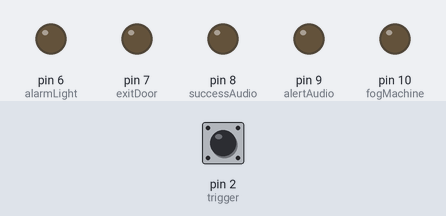
Simulated run of this sketch. Board: Arduino Uno, built with avr-gcc and run on an emulated ATmega328P. Shown: output pins drawn as LEDs (lit = HIGH). The test bench sets the inputs (shaded band); at power-on: pin 2 (trigger) HIGH.

Above: at 1.2 s.
1.3 s: pin 2 (trigger) pulled LOW for 0.15 s
At 2.4 s:
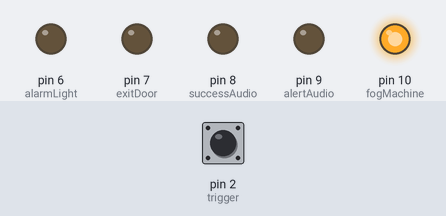
4.4 s: pin 2 (trigger) pulled LOW for 1 s
At 5.9 s:
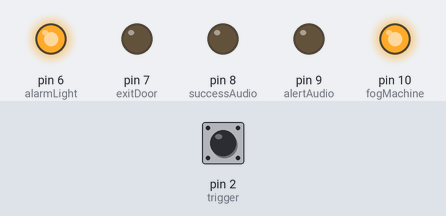
7.8 s: pin 2 (trigger) pulled LOW for 3.2 s
At 10.06 s:
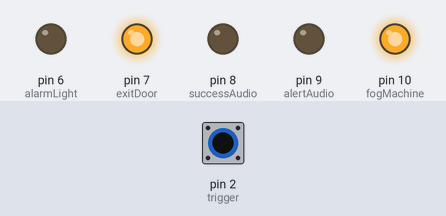
14.0 s: pin 2 (trigger) pulled LOW for 0.15 s
At 14.5 s:
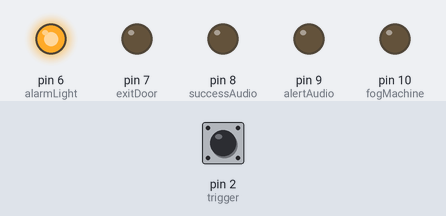
15.6 s: pin 2 (trigger) pulsed LOW 5 times (0.12 s each, 0.3 s apart)
At 17.85 s:
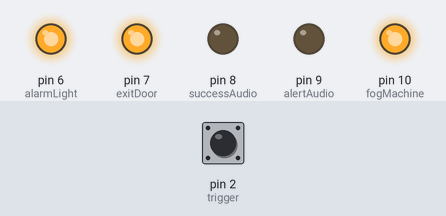
Timing chart, 0 to 22.1 s (numbered marks = the images above; inputs shaded):
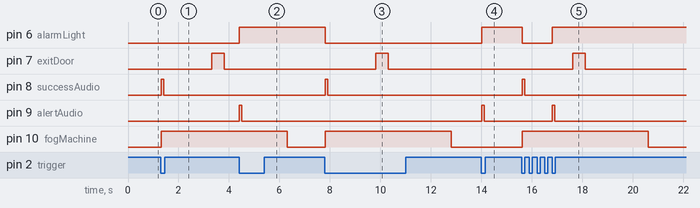

The sketch:

reactor.ino
```cpp
//Reactor Code 2021 season, made by Christopher James,


//LIBRARIES
#include <RBD_Timer.h>  // https://github.com/alextaujenis/RBD_Timer
#include <RBD_Button.h> // https://github.com/alextaujenis/RBD_Button

int DebugMode = 0;// 1= serial enabled, must be disabled for actual use otherwise outputs 1&2 will be stuck on.

//variables
//inputs
RBD::Button trigger(2); //a button to trigger end sequence
//We are only gonna use one button apparently...
//RBD::Button reset = D3; //a button to reset

//outputs
int fogMachine = 10;
int alertAudio = 9;
int successAudio = 8;
int exitDoor = 7;
int alarmLight = 6;

//other
bool triggerSuccess; //since we are using one button, use this to flip states.

//Timers
RBD::Timer fogTimer(5000); //5s delay for Fog Machine
RBD::Timer doorTimer(500); //how long to engage the doorlocks (so we don't overheat it)
RBD::Timer waitTimer(2000); //delay time we need to wait before unlocking door.
RBD::Timer inputDelay(1000); //delay to limit how quickly an input can be read.

//Audio Timers
RBD::Timer successTimer(100);
RBD::Timer alertTimer(100);


////////////////////////////////////////////////////////////////////////////////////////////////////////////////////////

//////////////////////////
///V- Sub Functions -V ///
//////////////////////////

//reset sequence
void resetSequence() { //reset the reactor into panic mode
  Serial.println("Resetting sequence...");
  digitalWrite(alertAudio, HIGH);
  alertTimer.restart();
  digitalWrite(alarmLight, HIGH);
  Serial.println("Reset complete.");
}//end resetSequence

//success sequence
void successSequence() { //reset the reactor into panic mode
  Serial.println("Stabilizing reactor...");
  digitalWrite(fogMachine,HIGH);
  fogTimer.restart();
  digitalWrite(successAudio, HIGH);
  successTimer.restart();
  digitalWrite(alarmLight, LOW);
  waitTimer.restart();
  Serial.println("Reactor stabilized. Meltdown averted.");
}//end resetSequence


/////////////////////////////////////////////////////////////////////////////////////////////////////////////////////////////

////////////////////////
///V-Main Functions-V///
////////////////////////

void setup() {
  // put your setup code here, to run once:
  //init serial coms
  if(DebugMode){
    Serial.begin(9600); // serial print has to be disabled while running the system as outputs 1 and 2 are stuck as always on if serial print is enabled.
  }

  Serial.println("Begin Initialization");

  // init pin modes
  pinMode(fogMachine, OUTPUT);
  pinMode(alertAudio, OUTPUT);
  pinMode(successAudio, OUTPUT);
  pinMode(exitDoor, OUTPUT);
  pinMode(alarmLight, OUTPUT);

  triggerSuccess = false;
  digitalWrite(fogMachine, LOW);
  digitalWrite(alertAudio, LOW);
  digitalWrite(successAudio, LOW);
  digitalWrite(exitDoor, LOW);
  digitalWrite(alarmLight, LOW);

  // init timers and stop them so they don't trigger yet
  fogTimer.onExpired();
  doorTimer.onExpired();
  waitTimer.onExpired();
  successTimer.onExpired();
  alertTimer.onExpired();

  Serial.println("Initialization Complete");
} //end setup


void loop() {
  // put your main code here, to run repeatedly:

  //runs the reset or success sequence when button is pressed.
  if (trigger.onPressed() && inputDelay.isExpired()) {
    Serial.println("Trigger button pressed!");
    triggerSuccess = !triggerSuccess;
    if(triggerSuccess){
      successSequence();
    } else {
      resetSequence();
    }
    inputDelay.restart();
  }

/// INPUT BASED EVENTS GO ABOVE
/////////////////////////////////////////////////////////////////////////////////////////////////////////////////////////////////////
/// TIMING BASED EVENTS GO BELOW

////////// all audio //////////
  if(fogTimer.onExpired()){
    Serial.println("Turning off fog machine.");
    digitalWrite(fogMachine, LOW);
  }//if end

  if(doorTimer.onExpired()){
    Serial.println("Dropping door lock voltage");
    digitalWrite(exitDoor, LOW);
  }

  if(waitTimer.onExpired()){
    Serial.println("Setting door lock high.");
    digitalWrite(exitDoor, HIGH);
    doorTimer.restart();
  }

  if(successTimer.onExpired()){
    Serial.println("Turning off success audio relay");
    digitalWrite(successAudio, LOW);
  }

  if(alertTimer.onExpired()){
    Serial.println("Turning off alarm audio relay");
    digitalWrite(alertAudio, LOW);
  }
} //end loop
```

Measured:
- after the input at 1.3 s, pin 7 (exitDoor): LOW → HIGH after 2.0 s, → LOW 0.50 s later; pin 8 (successAudio): LOW → HIGH at once, → LOW 0.10 s later; pin 10 (fogMachine): LOW → HIGH at once
- after the input at 4.4 s, pin 6 (alarmLight): LOW → HIGH at once; pin 9 (alertAudio): LOW → HIGH at once, → LOW 0.10 s later
- after the input at 7.8 s, pin 6 (alarmLight): HIGH → LOW at once; pin 7 (exitDoor): LOW → HIGH after 2.0 s, → LOW 0.50 s later; pin 8 (successAudio): LOW → HIGH at once, → LOW 0.10 s later; pin 10 (fogMachine): LOW → HIGH at once, → LOW 5.0 s later
- after the input at 14.0 s, pin 6 (alarmLight): LOW → HIGH at once; pin 9 (alertAudio): LOW → HIGH at once, → LOW 0.10 s later
- after the input at 15.6 s, pin 6 (alarmLight): HIGH → LOW at once, → HIGH 1.2 s later; pin 7 (exitDoor): LOW → HIGH after 2.0 s, → LOW 0.50 s later; pin 8 (successAudio): LOW → HIGH at once, → LOW 0.10 s later; pin 9 (alertAudio): LOW → HIGH after 1.2 s, → LOW 0.10 s later; pin 10 (fogMachine): LOW → HIGH at once, → LOW 5.0 s later
